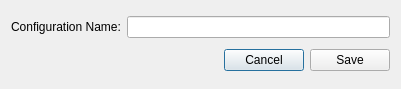
<?xml version="1.0" encoding="UTF-8"?>
<ui version="4.0">
 <class>Dialog</class>
 <widget class="QDialog" name="Dialog">
  <property name="geometry">
   <rect>
    <x>0</x>
    <y>0</y>
    <width>401</width>
    <height>89</height>
   </rect>
  </property>
  <property name="sizePolicy">
   <sizepolicy hsizetype="Fixed" vsizetype="Fixed">
    <horstretch>0</horstretch>
    <verstretch>0</verstretch>
   </sizepolicy>
  </property>
  <property name="windowTitle">
   <string>Dialog</string>
  </property>
  <layout class="QVBoxLayout" name="verticalLayout">
   <item>
    <layout class="QHBoxLayout" name="horizontalLayout">
     <item>
      <widget class="QLabel" name="label">
       <property name="text">
        <string>Configuration Name:</string>
       </property>
      </widget>
     </item>
     <item>
      <widget class="QLineEdit" name="lineEdit"/>
     </item>
    </layout>
   </item>
   <item>
    <layout class="QHBoxLayout" name="horizontalLayout_2">
     <item>
      <spacer name="horizontalSpacer">
       <property name="orientation">
        <enum>Qt::Horizontal</enum>
       </property>
       <property name="sizeHint" stdset="0">
        <size>
         <width>40</width>
         <height>20</height>
        </size>
       </property>
      </spacer>
     </item>
     <item>
      <widget class="QPushButton" name="cancel_button">
       <property name="text">
        <string>Cancel</string>
       </property>
      </widget>
     </item>
     <item>
      <widget class="QPushButton" name="save_button">
       <property name="text">
        <string>Save</string>
       </property>
      </widget>
     </item>
    </layout>
   </item>
  </layout>
 </widget>
 <resources/>
 <connections>
  <connection>
   <sender>cancel_button</sender>
   <signal>clicked()</signal>
   <receiver>Dialog</receiver>
   <slot>cancel_clicked()</slot>
   <hints>
    <hint type="sourcelabel">
     <x>274</x>
     <y>60</y>
    </hint>
    <hint type="destinationlabel">
     <x>200</x>
     <y>44</y>
    </hint>
   </hints>
  </connection>
  <connection>
   <sender>save_button</sender>
   <signal>clicked()</signal>
   <receiver>Dialog</receiver>
   <slot>ok_clicked()</slot>
   <hints>
    <hint type="sourcelabel">
     <x>352</x>
     <y>60</y>
    </hint>
    <hint type="destinationlabel">
     <x>200</x>
     <y>44</y>
    </hint>
   </hints>
  </connection>
 </connections>
 <slots>
  <slot>cancel_clicked()</slot>
  <slot>ok_clicked()</slot>
 </slots>
</ui>
